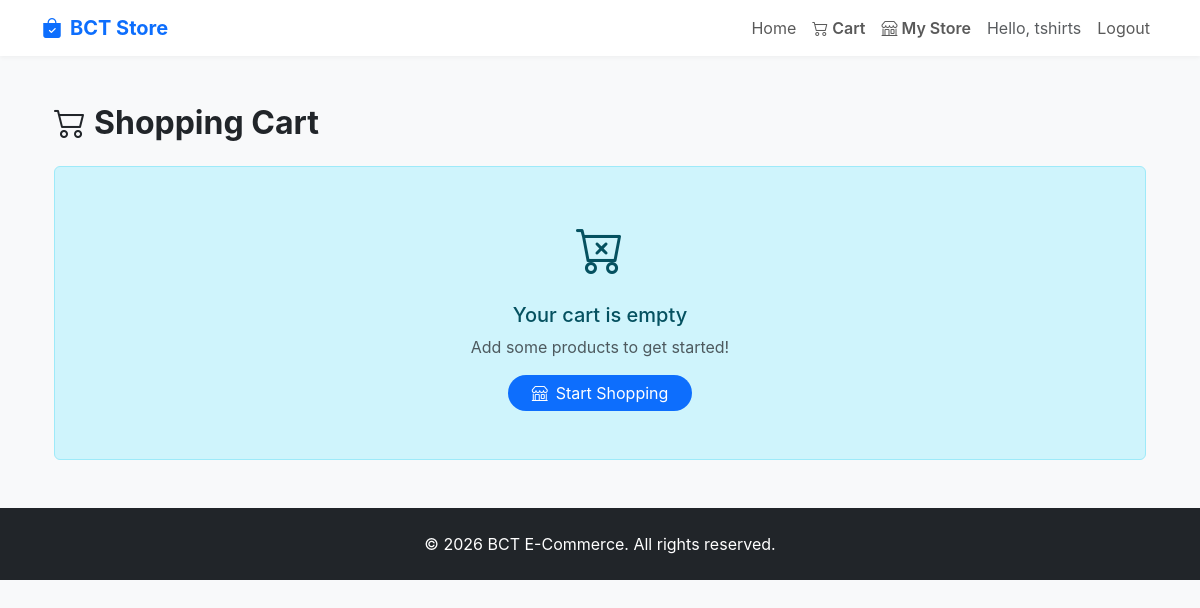
The page /cart/ (signed in) on the database as committed earlier.
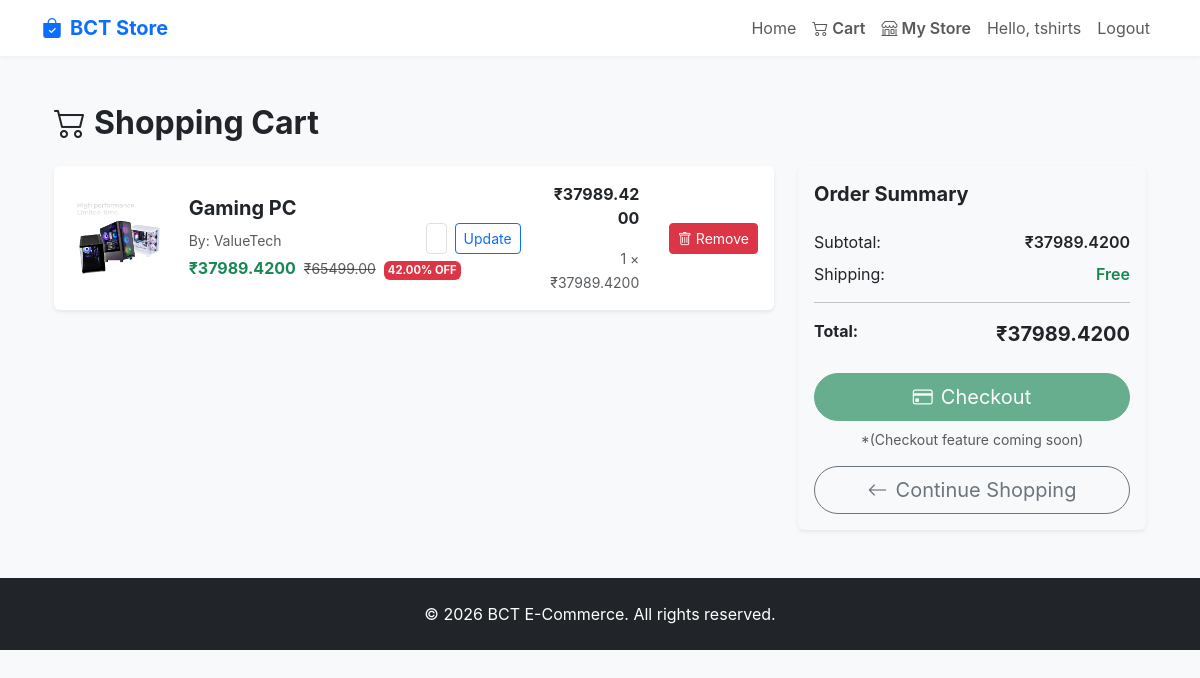
The same page on the database as committed later.
### store/models.py (models this page shows, shortened)
class CartItem(models.Model):
    cart = models.ForeignKey(Cart, on_delete=models.CASCADE, related_name='items')
    product = models.ForeignKey(Product, on_delete=models.CASCADE)
    quantity = models.IntegerField(default=1, blank=False, null=False)
    added_at = models.DateTimeField(auto_now_add=True)
    def get_total_price(self):
        return self.product.discounted_price * self.quantity

class Product(models.Model):
    store = models.ForeignKey(Store, on_delete=models.CASCADE, related_name='products')
    name = models.CharField(max_length=200)
    description = models.TextField()
    price = models.DecimalField(max_digits=10, decimal_places=2)
    image = models.ImageField(upload_to='product_images/', blank=True, null=True)
    stock = models.IntegerField(default=0)
    discount_percentage = models.DecimalField(max_digits=5, decimal_places=2, default=0, help_text='Discount percentage (0-100)')
    @property
    def discounted_price(self):
        if self.discount_percentage > 0:
            discount_amount = self.price * (self.discount_percentage / 100)
            return self.price - discount_amount
        return self.price

class ProductImage(models.Model):
    product = models.ForeignKey(Product, on_delete=models.CASCADE, related_name='images')
    image = models.ImageField(upload_to='product_images/')
    uploaded_at = models.DateTimeField(auto_now_add=True)
    class Meta:
        ordering = ['uploaded_at']

class Store(models.Model):
    owner = models.OneToOneField(User, on_delete=models.CASCADE, related_name='store', null=True, blank=True)
    name = models.CharField(max_length=200)
    description = models.TextField()
    location = models.CharField(max_length=300)

### store/views.py (the view)
# urls.py: path('cart/', views.view_cart, name='view_cart'),
@login_required
def view_cart(request):
    try:
        cart = Cart.objects.get(user=request.user)
        cart_items = cart.items.all()
        total_price = cart.get_total_price()
    except Cart.DoesNotExist:
        cart = None
        cart_items = []
        total_price = 0
    return render(request, 'store/cart.html', {
        'cart': cart,
        'cart_items': cart_items,
        'total_price': total_price,
    })

### store/models.py (called while the page is built)
    def get_total_price(self):
        return sum(item.get_total_price() for item in self.items.all())

### store/templates/store/cart.html (shortened to what the changed rows need)
{% extends 'store/base.html' %}
{% block content %}
<div class="container my-5">
    <h2 class="mb-4 fw-bold"><i class="bi bi-cart2 me-2"></i>Shopping Cart</h2>
    {% if cart_items %}
        <div class="row">
            <div class="col-md-8">
                {% for item in cart_items %}
                <div class="card mb-3 border-0 shadow-sm">
                    <div class="card-body">
                        <div class="row align-items-center">
                            <div class="col-md-2">
                                {% if item.product.images.all|length > 0 %}
                                    <img src="{{ item.product.images.first.image.url }}" class="img-fluid rounded" alt="{{ item.product.name }}">
                                {% elif item.product.image %}
                                    <img src="{{ item.product.image.url }}" class="img-fluid rounded" alt="{{ item.product.name }}">
                                {% else %}
                                    <div class="bg-light d-flex align-items-center justify-content-center rounded" style="height: 100px;">
                                        <i class="bi bi-image text-muted"></i>
                                    </div>
                                {% endif %}
                            </div>
                            <div class="col-md-4">
                                <h5 class="fw-bold">{{ item.product.name }}</h5>
                                <p class="text-muted mb-1"><small>By: {{ item.product.store.name }}</small></p>
                                {% if item.product.discount_percentage > 0 %}
                                <div class="d-flex gap-2 align-items-baseline">
                                    <p class="text-success fw-bold mb-0">₹{{ item.product.discounted_price }}</p>
                                    <p class="text-muted text-decoration-line-through mb-0 small">₹{{ item.product.price }}</p>
                                    <span class="badge bg-danger p-1" style="font-size: 0.70rem;">{{ item.product.discount_percentage }}% OFF</span>
                                </div>
                                {% else %}
                                <p class="text-success fw-bold">₹{{ item.product.price }}</p>
                                {% endif %}
                            </div>
                            <div class="col-md-2">
                                <div class="input-group">
                                    <form action="{% url 'update_cart_item' item.id %}" method="post" class="d-flex gap-2">
                                        <input type="number" name="quantity" class="form-control form-control-sm" value="{{ item.quantity }}" min="1" max="100">
                                        <button type="submit" class="btn btn-sm btn-outline-primary">Update</button>
                                    </form>
                                </div>
                            </div>
                            <div class="col-md-2 text-end">
                                <p class="fw-bold">₹{{ item.get_total_price }}</p>
                                {% if item.product.discount_percentage > 0 %}
                                <small class="text-muted">{{ item.quantity }} × ₹{{ item.product.discounted_price }}</small>
                                {% else %}
                                <small class="text-muted">{{ item.quantity }} × ₹{{ item.product.price }}</small>
                                {% endif %}
                            </div>
                            <div class="col-md-2 text-end">
                                <form action="{% url 'remove_from_cart' item.id %}" method="post" class="d-inline">
                                    <button type="submit" class="btn btn-sm btn-danger"><i class="bi bi-trash me-1"></i>Remove</button>
                                </form>
                            </div>
                        </div>
                    </div>
                </div>
                {% endfor %}
            </div>
            <div class="col-md-4">
                <div class="card border-0 shadow-sm bg-light sticky-top" style="top: 80px;">
                    <div class="card-body">
                        <h5 class="card-title fw-bold mb-4">Order Summary</h5>
                        <div class="d-flex justify-content-between mb-2">
                            <span>Subtotal:</span>
                            <span class="fw-semibold">₹{{ total_price }}</span>
                        </div>
                        <div class="d-flex justify-content-between mb-3">
                            <span>Shipping:</span>
                            <span class="fw-semibold text-success">Free</span>
                        </div>
                        <hr>
                        <div class="d-flex justify-content-between mb-4">
                            <span class="fw-bold">Total:</span>
                            <span class="fw-bold fs-5">₹{{ total_price }}</span>
                        </div>
                        <button class="btn btn-success btn-lg w-100 rounded-pill mb-2" disabled>
                            <i class="bi bi-credit-card me-2"></i>Checkout
                        </button>
                        <small class="text-muted d-block text-center">*(Checkout feature coming soon)</small>
                        <a href="{% url 'home' %}" class="btn btn-outline-secondary btn-lg w-100 rounded-pill mt-3">
                            <i class="bi bi-arrow-left me-2"></i>Continue Shopping
                        </a>
                    </div>
                </div>
            </div>
        </div>
    {% else %}
        <div class="alert alert-info text-center py-5">
            <i class="bi bi-cart-x" style="font-size: 3rem;"></i>
            <h5 class="mt-3">Your cart is empty</h5>
            <p class="text-muted mb-3">Add some products to get started!</p>
            <a href="{% url 'home' %}" class="btn btn-primary rounded-pill px-4">
                <i class="bi bi-shop me-2"></i>Start Shopping
            </a>
        </div>
    {% endif %}
</div>
{% endblock %}

Rows that differ between the two databases and show on the page:
added CartItem: product.images.first.image (picture), product.name "Gaming PC", product.store.name "ValueTech", product.discounted_price "37989.4200", product.price "65499.00", product.discount_percentage "42.00", quantity "1", get_total_price "37989.4200"
Other text that changed with them:
{{ total_price }}: (not shown) → "37989.4200"
text no longer shown: "Your cart is empty Add some products to get started! Start Shopping"
text now shown: "Order Summary Subtotal: ₹ Shipping: Free Total: ₹ Checkout *(Checkout feature coming soon) Continue Shopping"
